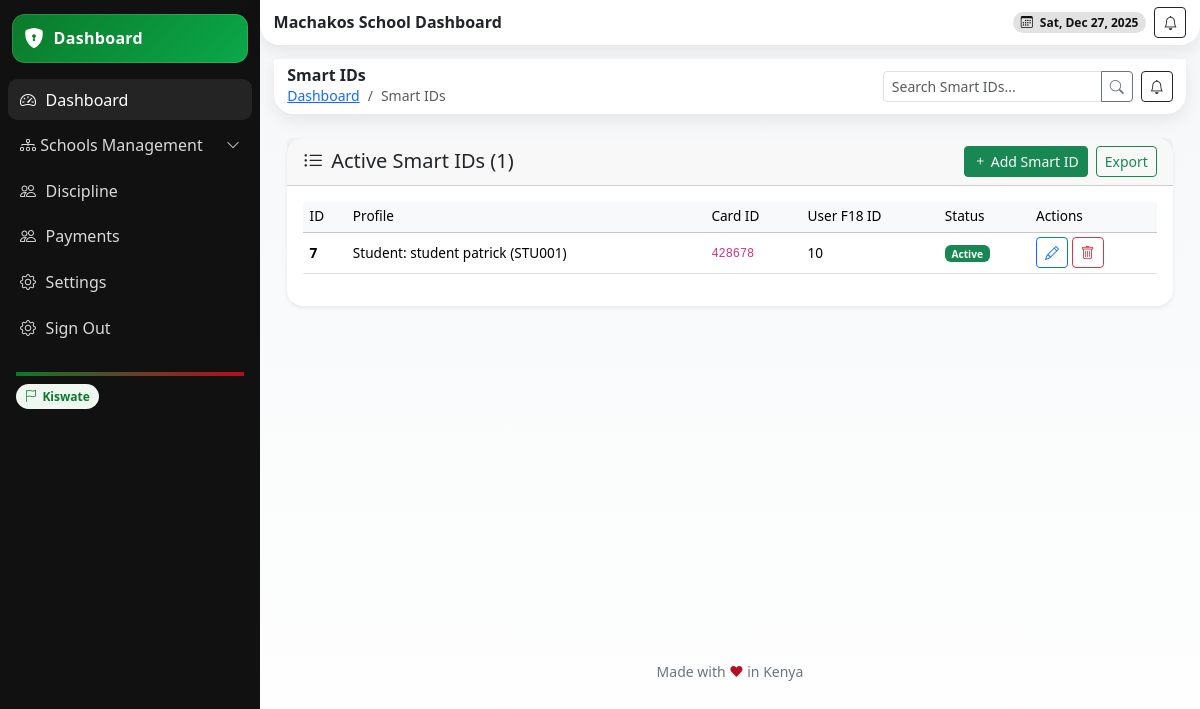
The page /smartids/ (signed in) on the database its author committed.
### school/models.py (models this page shows, shortened)
class School(models.Model):
    name = models.CharField(max_length=255)
    school_admin = models.OneToOneField(User, on_delete=models.CASCADE, related_name='school_admin_profile')
    code = models.CharField(max_length=50, unique=True)
    address = models.TextField(blank=True)
    contact_email = models.EmailField()
    contact_phone = models.CharField(max_length=15)
    county = models.ForeignKey(County, on_delete=models.SET_NULL, null=True, blank=True)
    city = models.ForeignKey(City, on_delete=models.SET_NULL, null=True, blank=True)
    constituency = models.ForeignKey(Constituency, on_delete=models.SET_NULL, null=True, blank=True)
    sub_county = models.ForeignKey(SubCounty, on_delete=models.SET_NULL, null=True, blank=True)
    ward = models.ForeignKey(Ward, on_delete=models.SET_NULL, null=True, blank=True)
    created_at = models.DateTimeField(auto_now_add=True)
    is_active = models.BooleanField(default=True)

class SmartID(models.Model):
    profile = models.OneToOneField(User, on_delete=models.CASCADE)
    id_uuid = models.UUIDField(default=uuid.uuid4, editable=False, unique=True)
    card_id = models.CharField(max_length=100, unique=True, db_index=True)  # Physical card ID
    user_f18_id = models.CharField(max_length=100, unique=True, db_index=True)
    qr_code = models.ImageField(upload_to='smart_ids/', blank=True)  # Generated QR
    is_active = models.BooleanField(default=True)
    biometric_data = models.JSONField(blank=True, null=True)  # Optional biometric hash
    issued_at = models.DateTimeField(auto_now_add=True)
    last_used = models.DateTimeField(blank=True, null=True)  # Last time the ID was used
    school = models.ForeignKey(School, on_delete=models.CASCADE, related_name='smart_ids')

class Student(models.Model):
    user = models.OneToOneField(User, on_delete=models.CASCADE)
    student_id = models.CharField(max_length=50, unique=True, db_index=True)
    date_of_birth = models.DateField()
    gender = models.CharField(max_length=10, choices=GENDER_CHOICES)
    enrollment_date = models.DateField()
    grade_level = models.ForeignKey(Grade, on_delete=models.CASCADE, related_name='students')
    stream = models.ForeignKey(Streams, on_delete=models.CASCADE, related_name='student_stream', blank=True, null=True)
    bio = models.TextField(blank=True)
    parents = models.ManyToManyField(Parent, blank=True, related_name='children')
    profile_picture = models.ImageField(upload_to='students/', blank=True)
    school = models.ForeignKey(School, on_delete=models.CASCADE)

### userauths/models.py (models this page shows)
class User(AbstractUser):
    COUNTRY_CURRENCY_MAP = {
        'KENYA': 'KES',
        'UGANDA': 'UGX',
    }
    username = None  # Disable username field
    phone_number = models.CharField(max_length=15, unique=True)
    country = models.CharField(max_length=15,blank=True, null=True)
    email = models.EmailField(unique=True)
    first_name = models.CharField(max_length=50)
    last_name = models.CharField(max_length=50)
    is_staff = models.BooleanField(default=False)
    is_superuser = models.BooleanField(default=False)
    is_admin = models.BooleanField(default=False)
    school_staff = models.BooleanField(default=False)
    is_student = models.BooleanField(default=False)
    is_teacher = models.BooleanField(default=False)
    is_parent = models.BooleanField(default=False)
    is_active = models.BooleanField(default=True)
    is_verified = models.BooleanField(default=False)
    created_at = models.DateTimeField(auto_now_add=True)
    updated_at = models.DateTimeField(auto_now=True)
    objects = CustomUserManager()
    USERNAME_FIELD = 'email'  # Use email as the username field
    REQUIRED_FIELDS = ['first_name', 'last_name', 'phone_number']  # Required fields for createsuperuser
    class Meta:
        ordering = ['-created_at']
    def __str__(self):
        return self.email

### school/views.py (the view, shortened to what this page needs)
# urls.py: path('smartids/', views.smartid_list, name='smartid-list'),
@login_required
def smartid_list(request):
    school = getattr(request.user, "school_admin_profile", None)
    if not isinstance(school, School):
        logger.warning(f"Permission denied for user {request.user.email}")
        messages.error(request, "You do not have permission to access Smart IDs.")
        return redirect("school:dashboard")
    query = request.GET.get('q', '')
    smartids = SmartID.objects.filter(
        school=school,
        is_active=True
    ).select_related(
        'profile',
        'profile__student',
        'profile__staffprofile'
    )
    form = SmartIDForm(school=school)
    return render(request, 'school/smartid_list.html', {
        'smartids': smartids,
        'form': form,
        'school': school,
        'query': query,
    })

### school/forms.py
class SmartIDForm(BaseForm):
    class Meta:
        model = SmartID
        fields = ['profile', 'card_id', 'user_f18_id', 'is_active']
        widgets = {
            'card_id': forms.TextInput(attrs={'placeholder': 'Physical card serial'}),
            'user_f18_id': forms.TextInput(attrs={'placeholder': 'F18 user ID'}),
        }
    def __init__(self, *args, school=None, **kwargs):
        super().__init__(*args, school=school, **kwargs)
        if school:
            self.fields['profile'].queryset = User.objects.filter(
                Q(student__school=school) |
                Q(staffprofile__school=school) |
                Q(parent__school=school)
            ).distinct().select_related(
                'student',
                'staffprofile',
                'parent'
            )

### templates/school/smartid_list.html (shortened to what this page needs)
{% extends 'school/base.html' %}
{% load static %}
{% block content %}
<header class="header d-flex align-items-center justify-content-between">
<div class="d-flex align-items-center gap-2">
<div>
<h6 class="m-0 fw-bold">Smart IDs</h6>
<nav aria-label="breadcrumb" class="small">
<ol class="breadcrumb mb-0">
<li class="breadcrumb-item"><a href="{% url 'school:dashboard' %}">Dashboard</a></li>
<li class="breadcrumb-item active" aria-current="page">Smart IDs</li>
</ol>
</nav>
</div>
</div>
<div class="d-flex align-items-center gap-2">
<form method="get" class="d-inline">
<div class="input-group input-group-sm" style="width: 250px;">
<input type="text" name="q" class="form-control" placeholder="Search Smart IDs..." value="{{ query }}">
<button class="btn btn-outline-secondary" type="submit"><i class="bi bi-search"></i></button>
</div>
</form>
<button class="btn btn-sm btn-outline-dark"><i class="bi bi-bell"></i></button>
</div>
</header>
<section class="content container-fluid py-4">
<div class="card shadow-sm border-0 rounded-4">
<div class="card-header d-flex justify-content-between align-items-center">
<h5 class="mb-0"><i class="bi bi-list-ul me-2"></i>Active Smart IDs ({{ smartids.count }})</h5>
<div class="d-flex gap-2">
<button class="btn btn-sm btn-success" data-bs-toggle="modal" data-bs-target="#smartIDModal" data-mode="create">
<i class="bi bi-plus"></i> Add Smart ID
</button>
<a href="#" class="btn btn-sm btn-outline-success" data-bs-toggle="modal" data-bs-target="#exportModal">Export</a>
</div>
</div>
<div class="card-body">
<div class="table-responsive">
<table class="table table-hover align-middle">
<thead class="table-light">
<tr>
<th>ID</th>
<th>Profile</th>
<th>Card ID</th>
<th>User F18 ID</th>
<th>Status</th>
<th>Actions</th>
</tr>
</thead>
<tbody>
              {% for smartid in smartids %}
<tr>
<td><strong>{{ smartid.id }}</strong></td>
<td>
    {% if smartid.profile.student %}
        Student: {{ smartid.profile.get_full_name }} ({{ smartid.profile.student.student_id }})
    {% elif smartid.profile.staffprofile %}
        Staff: {{ smartid.profile.get_full_name }} ({{ smartid.profile.staffprofile.staff_id }})
    {% else %}
        {{ smartid.profile.get_full_name }}
    {% endif %}
</td>
<td><code>{{ smartid.card_id }}</code></td>
<td>{{ smartid.user_f18_id }}</td>
<td>
    {% if smartid.is_active %}
    <span class="badge bg-success">Active</span>
    {% else %}
    <span class="badge bg-secondary">Inactive</span>
    {% endif %}
</td>
<td>
<button class="btn btn-sm btn-outline-primary" data-bs-toggle="modal" data-bs-target="#smartIDModal" data-mode="edit"
data-id="{{ smartid.id }}" data-profile_id="{{ smartid.profile.id }}" data-card_id="{{ smartid.card_id|escapejs }}"
data-user_f18_id="{{ smartid.user_f18_id|escapejs }}" data-is_active="{% if smartid.is_active %}true{% else %}false{% endif %}">
<i class="bi bi-pencil"></i>
</button>
<button class="btn btn-sm btn-outline-danger" data-bs-toggle="modal" data-bs-target="#deleteModal"
data-id="{{ smartid.id }}" data-card_id="{{ smartid.card_id|escapejs }}">
<i class="bi bi-trash"></i>
</button>
</td>
</tr>
              {% empty %}
<tr><td colspan="6" class="text-center text-muted py-4">No Smart IDs found. Create one above.</td></tr>
              {% endfor %}
</tbody>
</table>
</div>
</div>
</div>
</section>
{% endblock %}

### templates/school/base.html (shortened to what this page needs)
{% load static %}
{% load tz %}
{% load widget_tweaks %}
{% load dict_extras %}
{% load dict_filters %}
<!DOCTYPE html>
<html lang="en">
<head>
  <link href="https://cdn.jsdelivr.net/npm/bootstrap@5.3.3/dist/css/bootstrap.min.css" rel="stylesheet" />
  <link href="https://cdn.jsdelivr.net/npm/bootstrap-icons@1.11.3/font/bootstrap-icons.css" rel="stylesheet" />
  <link href="https://cdn.jsdelivr.net/npm/aos@2.3.4/dist/aos.css" rel="stylesheet" />
</head>
<body>
  <div class="app">
    <aside class="sidebar" id="sidebar">
      <div class="brand" data-aos="fade-right">
        <i class="bi bi-shield-lock-fill"></i>
         <span>{% if request.user.is_superuser %}Admin Dashboard{% elif request.user.is_teacher %} Teacher Dashboard
          {% elif request.user.is_parent %} Parent Dashboard{% elif request.user.is_student %} Student Dashboard{% elif request.user.is_school_staff %} Staff Dashboard {% else %} Dashboard {% endif %}</span></a>
      </div>
      <nav class="d-flex flex-column gap-1">
      <a class="side-link active" href="{% url 'school:dashboard' %}">
        <i class="bi bi-speedometer2"></i> Dashboard
      </a>
      <a class="side-link d-flex justify-content-between align-items-center"
        data-bs-toggle="collapse" href="#agencyMenu" role="button" aria-expanded="false" aria-controls="agencyMenu">
        <span><i class="bi bi-diagram-3"></i> Schools Management</span>
        <i class="bi bi-chevron-down small"></i>
      </a>
      <a class="side-link" href="{% url 'school:school-discipline' %}"><i class="bi bi-people"></i> Discipline</a>
      <a class="side-link" href=""><i class="bi bi-people"></i> Payments</a>
      <a class="side-link" href="{% url 'school:school-settings' %}"><i class="bi bi-gear"></i> Settings</a>
      <a class="side-link" href="{% url 'userauths:sign-out' %}">
        <i class="bi bi-gear"></i> Sign Out
      </a>
    </nav>
      <div class="mt-3 p-2 small text-secondary">
        <div class="k-accent mb-2"></div>
        <div><span class="k-pill"><i class="bi bi-flag"></i> Kiswate</span></div>
      </div>
    </aside>
    <main class="main">
      <header class="header d-flex align-items-center justify-content-between">
        <div class="d-flex align-items-center gap-2">
          <h6 class="m-0 fw-bold">{{school.name}} Dashboard</h6>
        </div>
        <div class="d-flex align-items-center gap-2">
          <span class="badge badge-dark rounded-pill px-2 py-1"><i class="bi bi-calendar3 me-1"></i> <span id="today"></span></span>
          <button class="btn btn-sm btn-outline-dark"><i class="bi bi-bell"></i></button>
        </div>
      </header>
      <section class="content container-fluid" style="min-height: 600px;">
        {% block content %} {% endblock %}
      </section>
      <div class="text-center small text-secondary my-3">Made with <span style="color:var(--kenya-red)">❤</span> in Kenya</div>
    </main>
  </div>
</body>
</html>

### templates/school/base.html (style rules this page uses)
:root { --kenya-green: #0b7a2a; --kenya-red: #bb0a21; --kenya-black: #111111; --kenya-white: #ffffff; --kenya-grey: #f5f7f8; --radius-xl: 1.25rem; --shadow-soft: 0 6px 18px rgba(0,0,0,.08); --space-compact: .5rem; }
html, body { height: 100%; }
body { background: linear-gradient(180deg, var(--kenya-grey), #fff); }
.app { display: grid; grid-template-columns: 260px 1fr; min-height: 100vh; }
.sidebar { background: var(--kenya-black); color: var(--kenya-white); position: sticky; top: 0; height: 100vh; padding: var(--space-compact); }
.brand { display: flex; align-items: center; gap: .6rem; padding: .6rem .75rem; border-radius: .8rem; background: linear-gradient(135deg, var(--kenya-green), #0aa84a); box-shadow: inset 0 0 0 1px rgba(255,255,255,.12); margin: .35rem .25rem 1rem; }
.brand i { font-size: 1.25rem; color: var(--kenya-white); }
.brand span { font-weight: 700; letter-spacing: .3px; }
.side-link { color: #d9d9d9; text-decoration: none; display: flex; align-items: center; gap: .6rem; padding: .55rem .75rem; border-radius: .6rem; }
.side-link:hover, .side-link.active { background: rgba(255,255,255,.08); color: #fff; }
.header { background: #fff; box-shadow: var(--shadow-soft); border-radius: 0 0 var(--radius-xl) var(--radius-xl); padding: .45rem .85rem; position: sticky; top: 0; z-index: 10; }
.content { padding: .85rem; }
.k-pill { display: inline-flex; align-items: center; gap: .35rem; border-radius: 999px; padding: .2rem .55rem; font-size: .75rem; background: #eef7f0; color: var(--kenya-green); font-weight: 600; }
.k-accent { height: 4px; background: linear-gradient(90deg, var(--kenya-green), var(--kenya-red)); }
.badge-dark { background: rgba(17,17,17,.12); color: var(--kenya-black); }
.table { font-size: 0.85rem; }
.table td, .table th { padding: 0.3rem 0.4rem; vertical-align: middle; }
.table thead th { font-weight: 500; background-color: #f8f9fa; }

### rows shown on the page
School: name "Machakos School"
SmartID: id "7", profile.get_full_name "student patrick", profile.student.student_id "STU001", card_id "428678", user_f18_id "10", is_active "Active"

### other values the page prints
{{ smartids.count }} "1"
